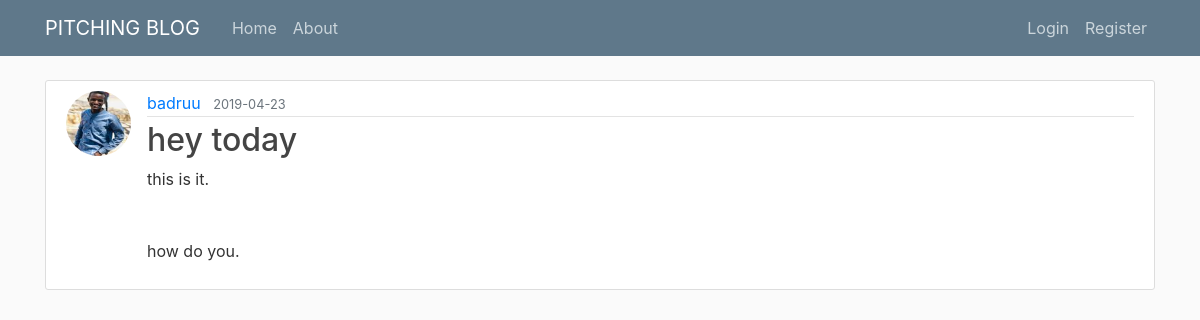
/post/1, run on an earlier commit of the app's database.
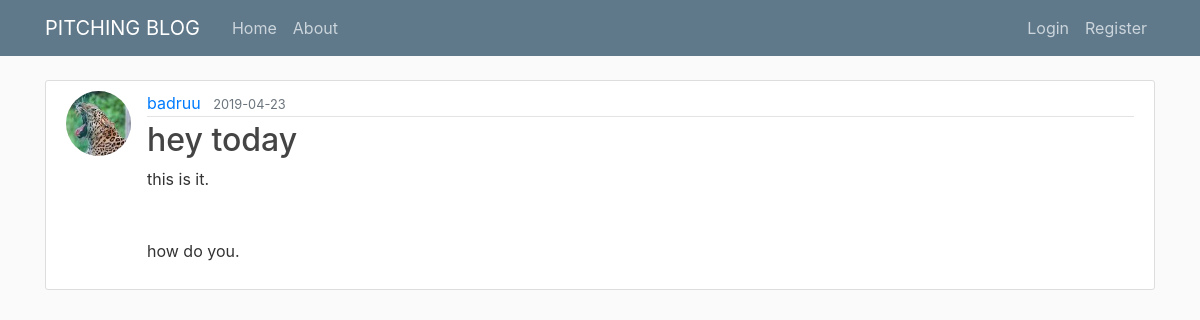
And on a later commit of the database.
### pitch/models.py (models this page shows, shortened)
class User(db.Model, UserMixin):
    id = db.Column(db.Integer, primary_key=True)
    username = db.Column(db.String(20), unique=True, nullable=False)
    email = db.Column(db.String(120), unique=True, nullable=False)
    image_file = db.Column(db.String(20), nullable=False, default='default.jpg')
    password = db.Column(db.String(60), nullable=False)
    posts = db.relationship('Post', backref='author', lazy=True)

### pitch/posts/routes.py (the view)
@posts.route("/post/<int:post_id>")
def post(post_id):
    post = Post.query.get_or_404(post_id)
    return render_template('post.html', title=post.title, post=post)

### pitch/templates/post.html (shortened to what this page needs)
{% extends "layout.html" %}
{% block content %}
    <article class="media content-section">
        <img class="rounded-circle article-img" src="{{ url_for('static', filename='profile_pics/' + post.author.image_file) }}" alt="">
        <div class="media-body">
        <div class="article-metadata">
            <a class="mr-2" href="{{ url_for('users.user_posts', username=post.author.username) }}">{{ post.author.username }}</a>
            <small class="text-muted">{{ post.date_posted.strftime('%Y-%m-%d') }}</small>
        </div>
        <h2 class="article-title">{{ post.title }}</h2>
        <p class="article-content">{{ post.content }}</p>
        </div>
    </article>
{% endblock content %}

What changed in the data, as far as the page shows it:
changed User "badruu": image_file: a different picture
